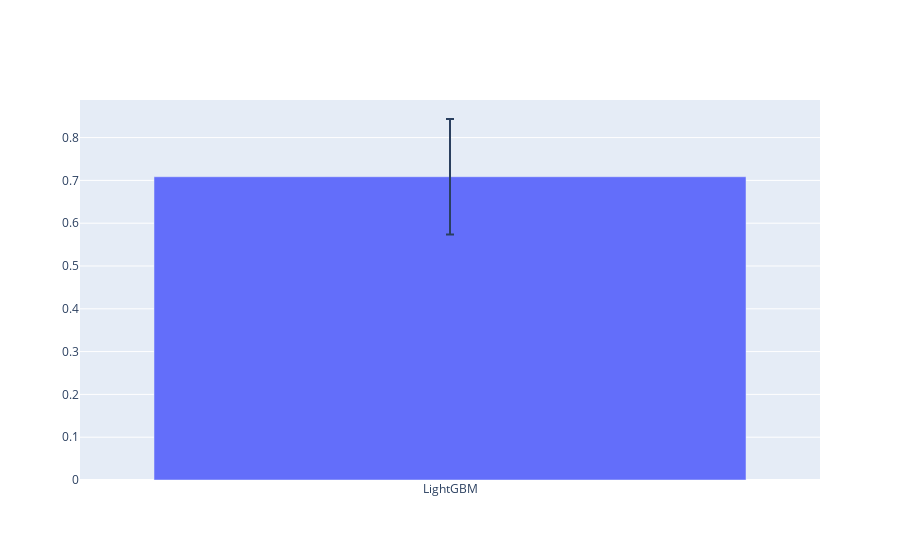

The notebook cell saved with this chart:
### Code cell
averages = pd.DataFrame({"mean" : mi.mean(), "std" : mi.std()})

fig = go.Figure(data=[go.Bar(name="Averages", 
                             y=averages["mean"], 
                             x=averages.index,
                             error_y=dict(type='data', array=averages['std']))])

fig.update_layout(barmode='group')
fig.show()

### Figure 1 — Plotly figure (JSON) as saved in the notebook; plotly's stock layout.template omitted (floating-point values rounded to 4 significant figures)
{"data": [{"error_y": {"array": [0.1349], "type": "data"}, "name": "Averages", "type": "bar", "x": ["LightGBM"], "y": [0.7085]}], "layout": {"autosize": true, "barmode": "group", "xaxis": {"autorange": true, "range": [-0.5, 0.5], "type": "category"}, "yaxis": {"autorange": true, "range": [0, 0.8878], "type": "linear"}}}
